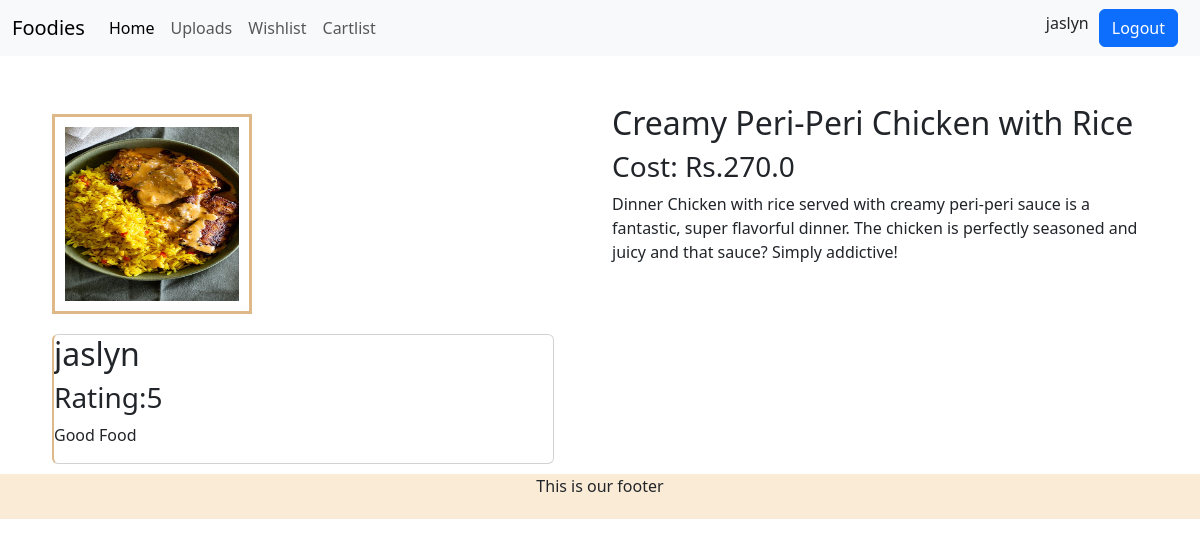
The app's page /Product/2 (signed in) with its own data.
### Homepage/models.py (models this page shows, shortened)
class FoodImages(models.Model):
    name=models.CharField(max_length=100)
    category = models.TextField()
    cost = models.FloatField()
    images=models.ImageField(upload_to="foodImages/")
    updated = models.DateTimeField(auto_now=True) #updates the filed valuee everytime the instance is saved(to track ur database)
    created = models.DateTimeField(auto_now_add=True)#sets the value when instance is created

class FoodReview(models.Model):
    user = models.ForeignKey(User,on_delete=models.CASCADE)
    product = models.ForeignKey(FoodImages,on_delete=models.CASCADE)
    review_text = models.TextField()
    rating = models.PositiveSmallIntegerField(choices=[(i,str(i)) for i in range(1,6)])
    updated = models.DateTimeField(auto_now=True)
    created = models.DateTimeField(auto_now_add=True)

### Homepage/views.py (the view)
# urls.py: path('Product/<int:id>',views.product_view,name="Product"),
def product_view(request,id):
    product=get_object_or_404(FoodImages,id=id)
    review_obj = FoodReview.objects.filter(product=product)
    return render(request,"Product.html",{'product':product,"review_obj":review_obj})

### template/Product.html
{% extends "main.html"%}
{% block body_block %}
<div class="container mt-5">
    <div class="row">
        <div class="col -md-6">
            <img src="{{product.images.url}}" alt="image" class="img-fluid product-img"/>
        </div>
        <div class="col -md-6">
            <h2>{{product.name}}</h2>
            <h3>Cost: Rs.{{product.cost}}</h3>
            <p>{{product.category}}</p>
        </div>
    </div>
    {% for review in review_obj %}
    <div class="card" style="width:45%; margin-bottom:10px;">
        <h2>{{review.user.username}}</h2>
        <h3>Rating:{{review.rating}}</h3>
        <p>{{review.review_text}}</p>
    </div>
    {% endfor %}
</div>
{% endblock %}

### template/main.html (shortened to what this page needs)
<!DOCTYPE html>
<html lang="en">
<head>
    <link href="https://cdn.jsdelivr.net/npm/bootstrap@5.3.3/dist/css/bootstrap.min.css" rel="stylesheet">
</head>
<body>
    <nav class="navbar navbar-expand-lg bg-body-tertiary">
        <div class="container-fluid">
          <a class="navbar-brand" href="#">Foodies</a>
          <div class="collapse navbar-collapse" id="navbarSupportedContent">
            <ul class="navbar-nav me-auto mb-2 mb-lg-0">
              <li class="nav-item">
                <a class="nav-link active" aria-current="page" href="{% url 'home' %}">Home</a>
              </li>
              <li class="nav-item">
                <a class="nav-link" href="{% url 'upload_images' %}">Uploads</a>
              </li>
                <a class="nav-link" href="{% url 'show_wishList' %}">Wishlist</a>
                <a class="nav-link" href="{% url 'show_cartList' %}">Cartlist</a>
            </ul>
            {% if user.is_authenticated %}
            <h6>{{user.username}}</h6>
              <a href ="{% url 'Logout' %}">
                <button class="btn btn-primary" type="submit" id="loginButton">Logout</button></a>
            {% else %}
              <a href ="{% url 'Login' %}">
              <button class="btn btn-primary" type="submit" id="loginButton">Login</button></a>
            {% endif %}
          </div>
        </div>
    </nav>
    {% block body_block %}
    {% endblock %}
    <footer style="background-color: antiquewhite;width:100%;text-align:center; height:45px">This is our footer</footer>
</body>
</html>

### template/main.html (style rules this page uses)
#loginButton { margin-left: 10px; margin-right: 10px; }
.product-img { width:200px; height:200px; padding:10px; border:burlywood solid; margin:10px; }
.card { margin:10px; max-height: 350px; overflow-y: auto; border-left: 2px solid burlywood; }

### records on screen
FoodImages: images (picture), name "Creamy Peri-Peri Chicken with Rice", cost "270.0", category "Dinner Chicken with rice served with creamy peri-peri sauce is a fantastic, super flavorful dinner. The chicken is perfectly seasoned and juicy and that sauce? Simply addictive!"
FoodReview: user.username "jaslyn", rating "5", review_text "Good Food"

### other values on screen
{{ user.username }} "jaslyn"
